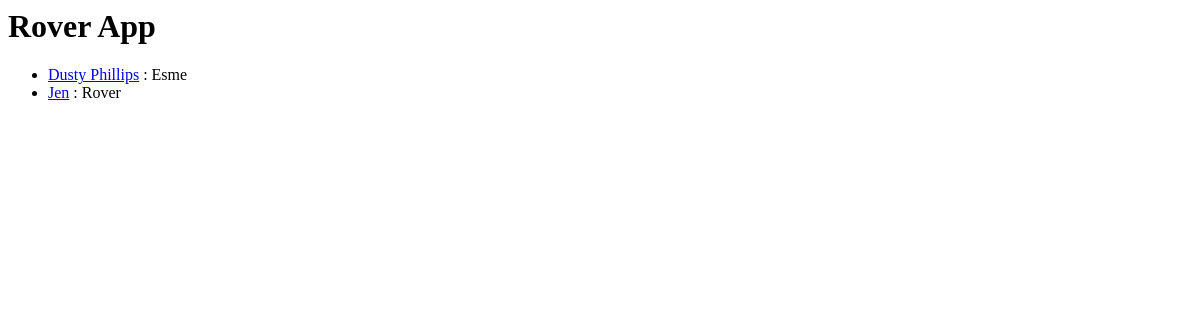
Before: /dogs/ with the older database file.
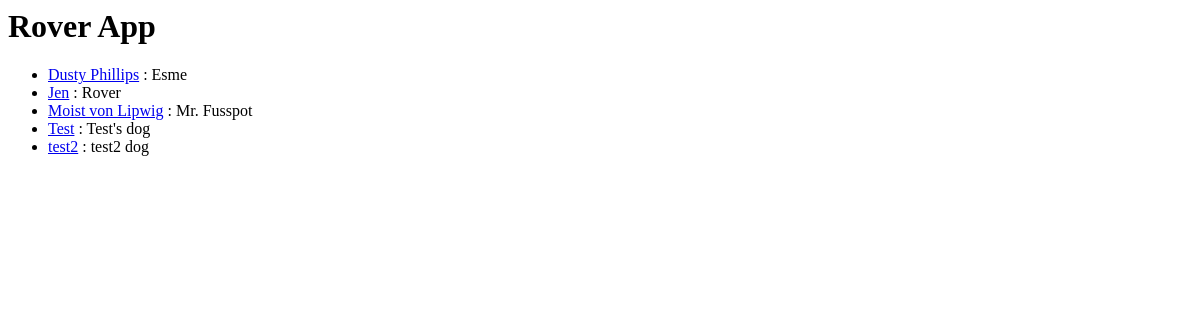
After: the same page with the newer database file.
### dogs/models.py (models this page shows, shortened)
class Owner(models.Model):
    name = models.CharField(max_length=50)

class Dog(models.Model):
    owner = models.ForeignKey(Owner)
    name = models.CharField(max_length=50)
    image = ImageWithThumbsField(
        upload_to='dogs/images', sizes=((150, 150),))

### dogs/views.py (the view)
def index(request):
    owner_list = Owner.objects.all()
    context = {'owner_list': owner_list}
    return render(request, 'dogs/index.html', context)

### dogs/templates/dogs/index.html (shortened to what this page needs)
<h1>Rover App</h1>
<ul>
{% for owner in owner_list %}
    <li><a href="{% url 'dogs:dog_detail' owner.id %}" target="#">{{ owner.name }}</a> :
    {% for dog in owner.dog_set.all %}
        {{ dog.name }}
    {% endfor %}
{% endfor %}
</ul>

Changed rows visible on the page:
added Owner: name "Moist von Lipwig"
added Dog: name "Mr. Fusspot", shown under "Moist von Lipwig"
added Owner: name "Test"
added Dog: name "Test's dog", shown under "Test"
added Owner: name "test2"
added Dog: name "test2 dog", shown under "test2"
